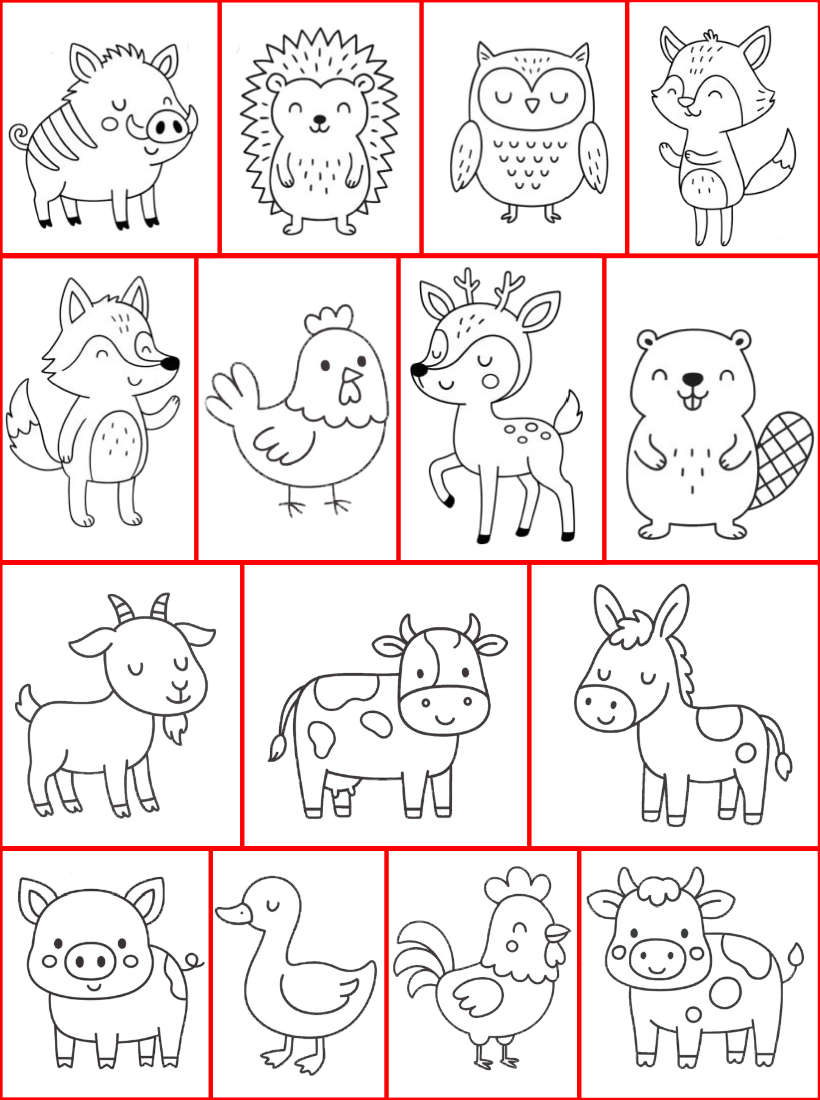
#> input picture backend/assets/images/animals.png, 820 x 1100 px
$ python -i grid_images.py   (imports and definitions only)
#> lines starting #> are read from the running program, lines starting #| are printed output that depends on the picture; after the words box and inside, x2 and y2 are one past the last pixel; in counts of white or black regions, pixels touching at a corner belong together
#> further down, picture is the input picture: PIL image 820x1100 RGBA; mean R, G, B, A 94.6, 83.2, 83.3, 104.4
"""Random crops from "motif sheet" images for preset image scripts.

A motif sheet is a single PNG in ``settings.images_dir`` containing several
individual motifs (e.g. animals to color in) separated by a red grid. The
red lines exist only to mark the cell boundaries for this module - they are
detected, used to crop out one random cell, and then removed (painted
white) so only the motif itself ends up on the printout. A sheet without any
red grid is treated as a single motif and printed as a whole (flattened onto
a white background).

This is what makes ``settings.images_dir`` extensible: dropping in a new
sheet (with or without a red grid) needs no code changes, only a script like
``app.presets.scripts.random_animal`` that points ``random_cell_png()`` at
the new file.
"""

from __future__ import annotations

import random
from io import BytesIO
from pathlib import Path

from PIL import Image, ImageChops, ImageDraw

from app.config import get_settings
from app.exceptions import PresetScriptError

# Thresholds for "this pixel is part of a red grid line" - generous enough
# to catch anti-aliased edges without flagging skin-tone/orange motif lines.
_RED_MIN = 150
_GREEN_MAX = 120
_BLUE_MAX = 120
_ALPHA_MIN = 80

# After cropping, pixels still noticeably more red than green/blue (the
# anti-aliased fringe right next to a removed grid line) are painted white
# too.
_RED_FRINGE_DELTA = 25

# Connected-component candidates smaller than this are ignored as noise
# (e.g. an isolated anti-aliased speck), and a candidate covering most of
# the image means no grid was found at all (the whole image is one "cell").
_MIN_CELL_AREA_PX = 2000
_MAX_CELL_AREA_RATIO = 0.95

# Hard cap on detected cells, so a pathological image can't spin the
# flood-fill loop forever.
_MAX_CELLS = 64


# [30 lines left out: functions random_cell_png, _load_image, not called in this run]


def _red_mask(image: Image.Image) -> Image.Image:
    red, green, blue, alpha = image.split()
    is_red = red.point(lambda v: 255 if v >= _RED_MIN else 0)
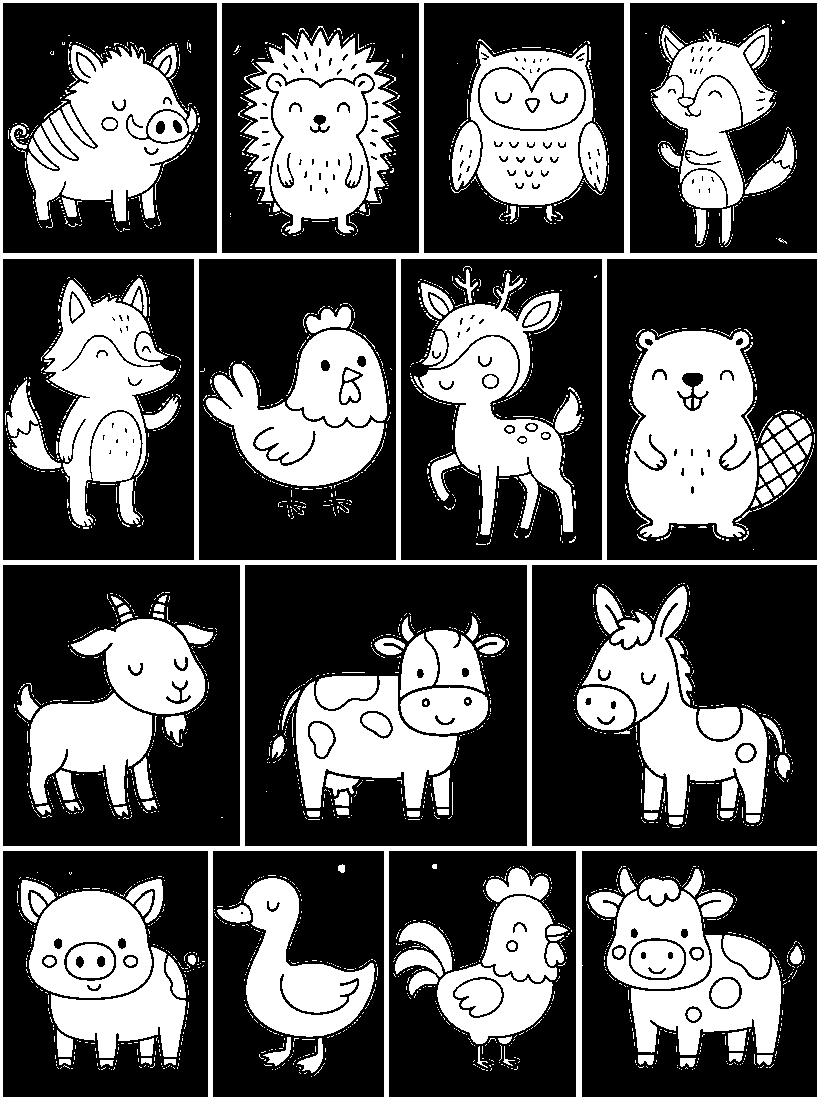
#> is_red: PIL image 820x1100 L; 35.8% white; 2795 white regions (2561 under 20 px), largest, box (x1, y1, x2, y2) and area: (0, 0, 820, 1100) 39770, (628, 331, 757, 537) 20981, (27, 45, 191, 222) 14382
    is_dark_green = green.point(lambda v: 255 if v < _GREEN_MAX else 0)
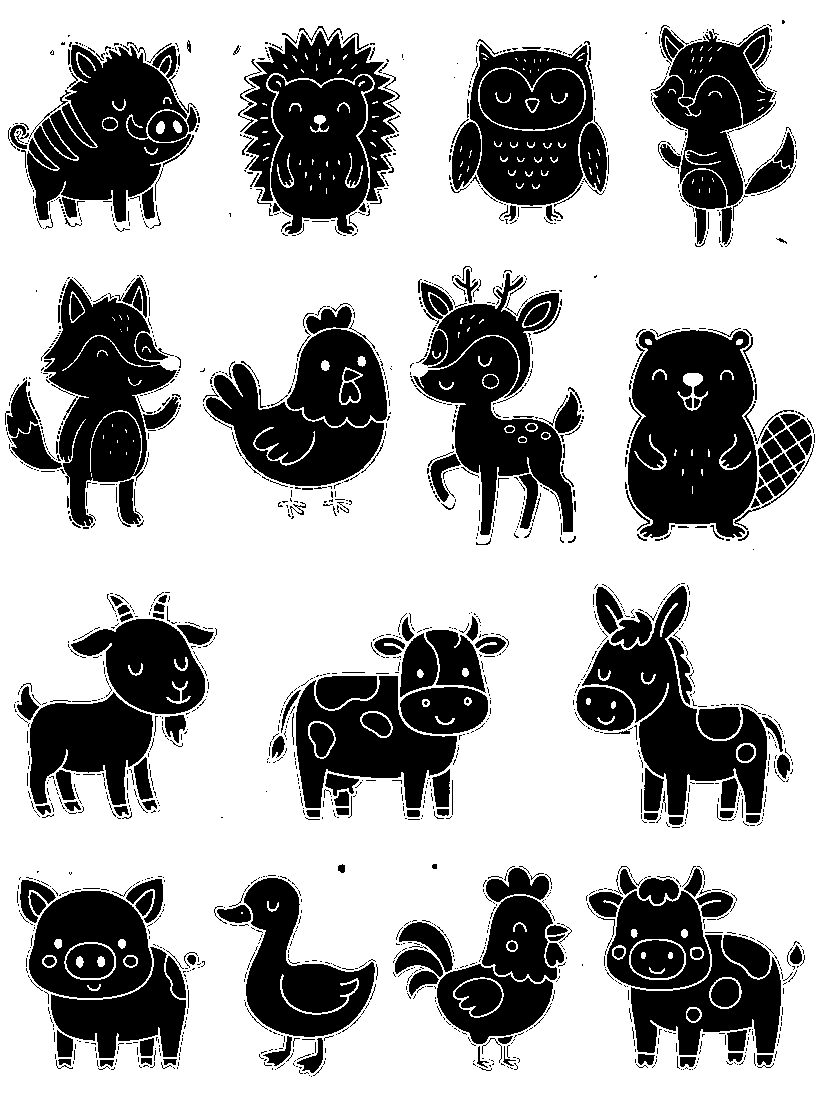
#> is_dark_green: PIL image 820x1100 L; 67.5% white; 1896 black regions (1553 under 20 px), largest, box (x1, y1, x2, y2) and area: (628, 330, 757, 538) 21299, (44, 279, 177, 526) 15452, (27, 45, 191, 222) 15058
    is_dark_blue = blue.point(lambda v: 255 if v < _BLUE_MAX else 0)
    is_opaque = alpha.point(lambda v: 255 if v >= _ALPHA_MIN else 0)
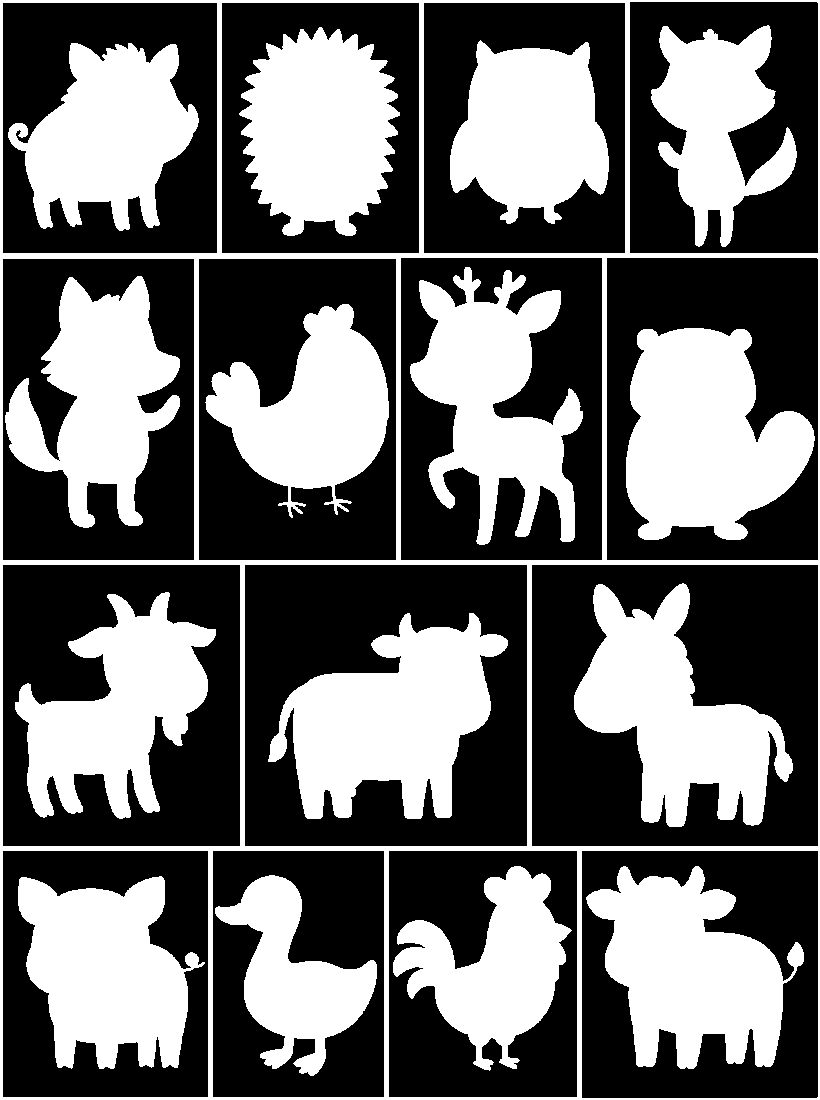
#> is_opaque: PIL image 820x1100 L; 41.7% white; 16 white regions, largest, box (x1, y1, x2, y2) and area: (0, 0, 820, 1100) 37362, (626, 328, 815, 540) 28203, (268, 613, 508, 819) 27944
    return ImageChops.multiply(
        ImageChops.multiply(is_red, is_dark_green),
        ImageChops.multiply(is_dark_blue, is_opaque),
    )
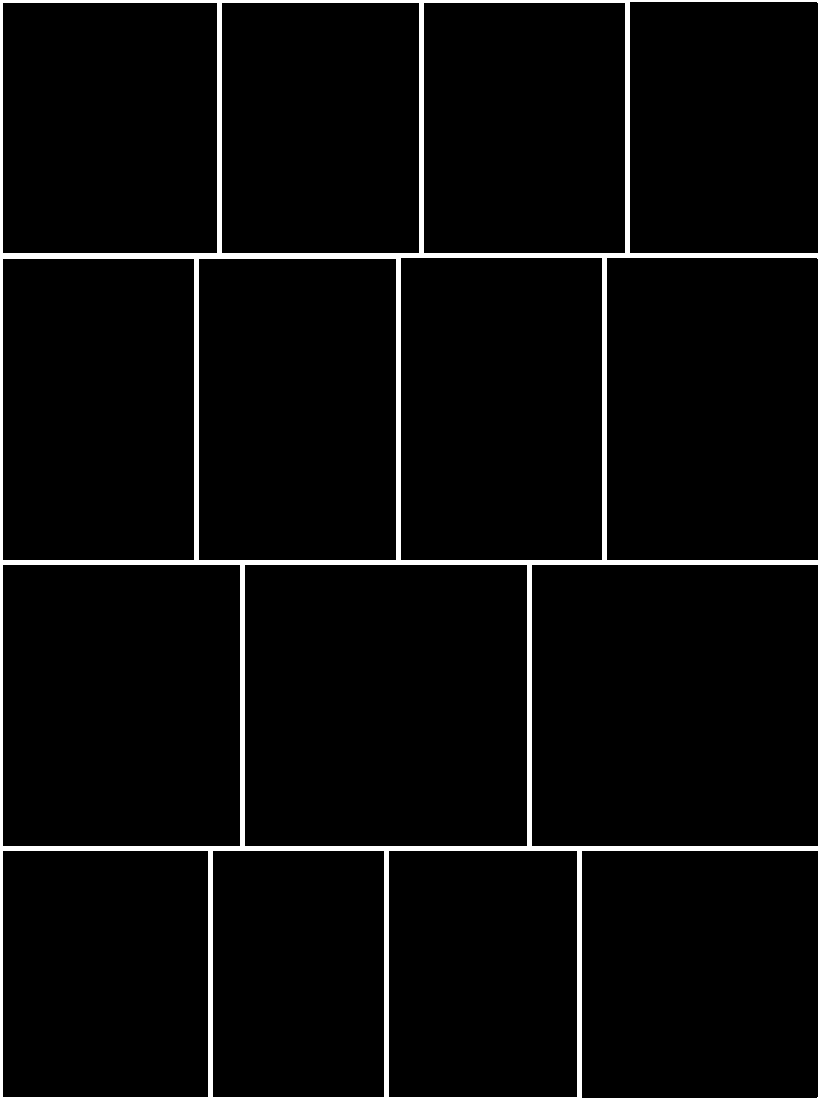
#> returned value: PIL image 820x1100 L; 4.1% white; 1 white region, box (x1, y1, x2, y2) and area: (0, 0, 820, 1100) 37362


# [52 lines left out: functions _find_cells, _flatten_to_white, _clean_cell, not called in this run]

>>> from PIL import Image
>>> picture = Image.open('../../assets/images/animals.png')
>>> result = _red_mask(picture)
